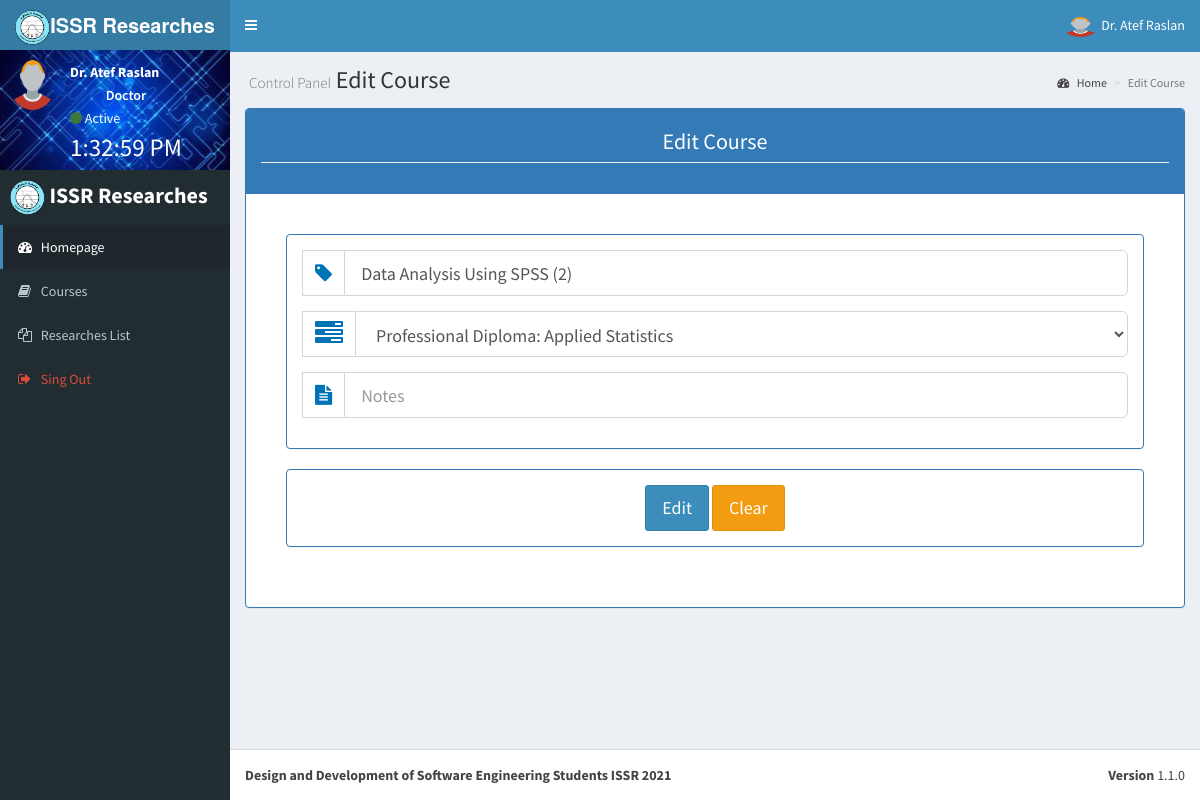
/en/subjects.php?do=Edit_Subject&id=29 (signed in), run on the app's committed database.
### tables this page shows
CREATE TABLE `issr_users` (
  `id` int(11) NOT NULL,
  `username` varchar(255) DEFAULT NULL,
  `email` varchar(255) DEFAULT NULL,
  `national_id` varchar(255) DEFAULT NULL,
  `password` varchar(255) DEFAULT NULL,
  `name` varchar(255) DEFAULT NULL,
  `phone` varchar(255) DEFAULT NULL,
  `address` varchar(255) DEFAULT NULL,
  `job` varchar(255) DEFAULT NULL,
  `department` int(11) NOT NULL DEFAULT 0,
  `notes` text DEFAULT NULL,
  `date` date NOT NULL DEFAULT current_timestamp(),
  `department_type` tinyint(1) NOT NULL DEFAULT 0,
  `admin` tinyint(1) NOT NULL DEFAULT 0,
  `created_time` timestamp NOT NULL DEFAULT current_timestamp(),
  `updated_time` datetime NOT NULL DEFAULT '1970-01-01 00:00:00' ON UPDATE current_timestamp()
);

CREATE TABLE `issr_subjects` (
  `id` int(11) NOT NULL,
  `code` varchar(255) NOT NULL,
  `name` varchar(255) NOT NULL,
  `department` tinyint(1) NOT NULL DEFAULT 0,
  `active` tinyint(1) NOT NULL DEFAULT 1,
  `notes` text DEFAULT NULL,
  `created_time` timestamp NOT NULL DEFAULT current_timestamp(),
  `updated_time` datetime NOT NULL DEFAULT '2020-01-01 00:00:00' ON UPDATE current_timestamp()
);

CREATE TABLE `issr_departments` (
  `id` int(11) NOT NULL,
  `code` varchar(255) NOT NULL,
  `name` varchar(255) NOT NULL,
  `created_time` timestamp NOT NULL DEFAULT current_timestamp(),
  `updated_time` datetime NOT NULL DEFAULT '1970-01-01 00:00:00' ON UPDATE current_timestamp()
);

### en/includes/functions/basics.php (the view, shortened to what this page needs)
<?php
	function getAll($field, $table, $innerJoin, $where, $and, $orderfield, $ordering) {
		global $con;
		$getAll = $con->prepare("SELECT $field FROM $table $innerJoin $where $and ORDER BY $orderfield $ordering");
		$getAll->execute();
		$all = $getAll->fetchAll();
		return $all;
	}
	function menu($class, $link, $icon, $color, $name){
		echo '<li class="'. $class . '">
				<a href="'. $link .'"> <i class="fa fa-'. $icon .' text-'. $color .'"></i> <span class=" text-'.$color .'">'. $name .'</span></a>
			</li>';
	}
	function getHeader($name) {
		?>
			<section class="content-header">
				<h1><small>Control Panel</small> <?php echo $name ?></h1>
				<ol class="breadcrumb">
					<li><a href="dashboard.php" ><i class="fa fa-dashboard"></i> Home</a></li>
					<li class="active"><?php echo $name ?></li>
				</ol>
			</section>
		<?php
	}
	function user($submitValue){
		?>
			<div class="col-lg-12 text-center">
				<div class="panel panel-primary">
					<div class="panel-body">
						<input type = "submit" class = "btn btn-lg btn-primary" value = "<?php echo $submitValue; ?>" >
						<input type = "reset"  class = "btn btn-lg btn-warning" value = "Clear" >
					</div>
				</div>
			</div>
		<?php
	}
	function input($size, $icon, $type, $name, $class, $value, $label, $placeholder, $required, $autocomplete, $readonly){
		echo "<div class='$size'>";
			echo "<div class='form-group form-group-lg input-group'>";
				echo "<span class='input-group-addon text-blue' style='font-size:20px'><i class='fa fa-$icon'></i> $label</span>";
				echo "<input
							type='$type'
							name='$name'
							class='form-control $class'
							value='$value'
							placeholder='$placeholder'
							$required
							autocomplete='$autocomplete'
							$readonly
						>";
			echo "</div>";
		echo "</div>";
	}
		?>
		<?php
	function selectEdit($size, $icon, $placeholder, $name, $class, $field, $table, $innerJoin, $where, $and, $orderfield, $ordering, $valueOption, $option, $row, $selected){
		?>
		<div class="<?php echo $size ?>">
			<div class="form-group form-group-lg input-group">
				<span class="input-group-addon text-blue"><i class="fa fa-<?php echo $icon ?> fa-2x"></i> <?php echo $placeholder ?></span>
				<select name="<?php echo $name ?>" class="col-lg-12 <?php echo $class ?> form-control">
					<?php
						$value = getAll("$field","$table","$innerJoin","$where","$and","$orderfield","$ordering");
						foreach ($value as $key) {
					?>
						<option value="<?php echo $key["$valueOption"] ?>" <?php if ($row["$selected"] == $key['id'] ) {echo 'selected'; }?> ><?php echo $key["$option"] ?></option>
					<?php } ?>
				</select>
			</div>
		</div>
		<?php
	}
		?>
		<?php
	function formEdit($condition, $case, $row) {
		?>
		<div class="col-lg-12 text-center">
			<div class="panel panel-primary">
				<div class="panel-body">
					<?php
						if ($condition == "persons") {
							if ($case == "users") {
								input("col-lg-6", "tag","text","name", "", $row['name'], "Full Name", "Full Name", "","off", "");
								input("col-lg-6", "tag","text","phone", "", $row['phone'], "Phone", "Phone", "","off", "");
								input("col-lg-8", "tag","text","address", "", $row['address'], "Address", "Address", "","off", "");
								input("col-lg-4", "tag","text","job", "", $row['job'], "Job", "Job", "","off", "");
								input("col-lg-12", "file-text","text","notes", "", $row['notes'], "Notes", "Notes", "","off", "");
							}
						} elseif ($condition == "subjects") {
							if ($case == "edit_subject") {
								input("col-lg-12", "tag","text","name", "", $row['name'], "", "Course Name", "required","off", "");
								selectEdit("col-lg-12", "tasks", "", "department", "", "*","issr_departments","","","","id","ASC", "id", "name", $row, "department");
							} elseif ($case == "edit_department") {
								input("col-lg-12", "tag","text","name", "", $row['name'], "", "Department Name", "required","off", "");
							}
						}
					?>
				</div>
			</div>
		</div>
		<?php
	}
		?>

### en/includes/templates/navbar.php (shortened to what this page needs)
<?php
  $getUser = $con->prepare("SELECT * FROM issr_users WHERE username = ? ");
  $getUser->execute(array($_SESSION['username']));
  $user = $getUser->fetch();
?>
  <body class="hold-transition skin-blue sidebar-mini" id="body">
    <div class="wrapper">
      <header class="main-header">
        <a href="dashboard.php" class="logo">
          <span class="logo-lg"><img class="img-circle" src="<?php echo $img.'/Background.png' ?>" alt = ""  style="width:35px;height:35px;"/><b>ISSR Researches</b></span>
        </a>
        <nav class="navbar navbar-static-top" role="navigation">
          <a href="" class="sidebar-toggle" data-toggle="offcanvas" role="button">
          </a>
          <div class="navbar-custom-menu" >
            <ul class="nav navbar-nav">
              <li class="dropdown user user-menu">
                <a class="dropdown-toggle" data-toggle="dropdown">
                  <?php
                    if (empty($user['picture'])) {
                      echo '<img class="img-circle" src="'. $img.'/person.png"alt = ""  style="width:35px;height:20px;"/>';
                      } else {
                        echo '<img  class="img-circle" src="uploads/users/' . $user['picture'] . '"alt = "" style="width:35px;height:20px;"/>';
                      }
                  ?>
                  <span class=""><?php echo $user['name'] ?></span>
                </a>
              </li>
            </ul>
          </div>
        </nav>
      </header>
      <aside class="main-sidebar" >
        <section class="sidebar">
          <div class="user-panel" style="background: url('<?php if (empty($user['background']) ){ echo "$img/Background_users.jpg"; }else{ echo "uploads//Background//" . $user['background']; } ?>') center center;">
            <div class="pull-left image" style="margin-bottom:50px;">
              <?php
                    if (empty($user['picture'])) {
                      echo '<img class="img-circle" src="'. $img.'/person.png"alt = ""  style="width:50px;height:50px;"/>';
                      } else {
                        echo '<img  class="img-circle" src="uploads/users/' . $user['picture'] . '"alt = "" style="width:50px;height:50px;"/>';
                      }
                  ?>
            </div>
            <div class="pull-right info">
              <p><b><?php echo $user['name'] ?></b></p>
              <p class="text-center"><?php if ($user['department_type'] == 0 ) { echo "Administrator"; } elseif ($user['department_type']==1){ echo "Doctor" ;} elseif ($user['department_type']==2){ echo "Student" ;} ?></p>
              <i class="fa fa-circle text-success"></i> Active
              <div class="clock" id="clock"> </div>
            </div>
          </div>
          <ul class="sidebar-menu" >
            <div style="margin:10px;color:#FFF;font-size:22px;">
              <img class="img-circle" src="<?php echo $img.'/Background.png' ?>" alt = ""  style="width:35px;height:35px;"/><b> ISSR Researches</b>
            </div>
            <?php
              menu("active", "dashboard.php", "dashboard", "", "Homepage");
              if ( $user['department_type'] == 1 ) {
                menu("", "subjects.php?do=All_Subject_Doctor", "book", "", "Courses");
                menu("", "researches.php?do=All_Researches_Doctors", "files-o", "", "Researches List");
              }
            ?>
          </ul>
        </section>
      </aside>
      <div class="content-wrapper">

### en/layout/css/style.css (style rules this page uses)
.clock { margin-top : 10px; color: #fff; font-size: 25px; border-radius: 1px; }

### data on the page
issr_users: name "Dr. Atef Raslan"
issr_subjects: name "Data Analysis Using SPSS (2)", department "Professional Diploma: Applied Statistics"

### other printed values
$name "Homepage Courses Researches List Sing Out"
$name "Edit Course"
